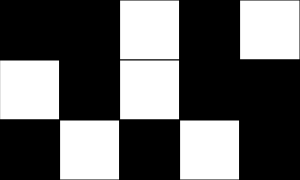
Frame 1 (no input)
Frame 60 (no input): identical to frame 1, image omitted
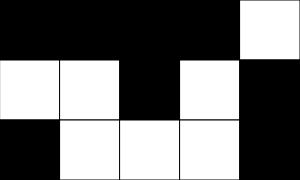
Frame 120 (the mouse pressed at the canvas centre since frame 60)

The p5.js sketch that drew these frames (run headless with seeded random() and noise() and a simulated clock; from frame 60 on, the mouse is pressed at the canvas centre):

// p5.js sketch
// ── sketch.js
// Puzzle Game
// Grace Li
// April 3rd
//
// 

let grid = 
[
 [0,   0, 255,  0, 255],
 [255, 0, 255, 0,   0],
 [0,   255, 0,   255,  0],
];

let squareSize = 60;
const NUM_ROWS = 3;
const NUM_COLS = 5;

function setup() {
  createCanvas(NUM_COLS * squareSize, NUM_ROWS * squareSize);
}

function draw() {
  background(220);
  renderGrid();

}

function renderGrid(){
  // interpret the information in the 2D array, and 
  // draw a grid of colors on the screen to reflect it

  for(let y = 0; y < NUM_ROWS; y++){
    for(let x = 0; x < NUM_COLS; x++){
      let fillColor = grid[y][x];
      fill(fillColor);
      square(x*squareSize, y*squareSize, squareSize);
    }
  }
}

function getCurrentY(){
  // determine current row of the mouse position
  let constrainedY = constrain(mouseY, 0, height-1);
  return floor(constrainedY / squareSize);

}

function getCurrentX(){
  // determine the current column of the mouse position
  let constrainedX = constrain(mouseX, 0, width-1);
  return floor(constrainedX / squareSize);
}

function mousePressed(){
  // flip current tile to a randim greyscale value 
  // only do something if mouseX/ mouseY are on the canvas. 

  let x = getCurrentX();
  let y = getCurrentY();

  //always: flip the current tile
  if(mouseButton === LEFT && keyIsDown(SHIFT)){
    flip(x,y);
  }
  else{
    flip(x,y);
    // sometimes: depending on position, flip the neighbours
    if(y > 0){
      flip(x, y-1);
    }
    if(x > 0){
      flip(x - 1, y);
    }
    if(x < NUM_COLS - 1){
      flip(x + 1, y);
    }
    if(y < NUM_ROWS - 1){
      flip(x, y+1);
    }
  }

  let successList = [];

  for(let y = 0; y < NUM_ROWS; y++){
    for(let x = 0; x < NUM_COLS; x++){
      if(grid[y][x] === 255){
        successList.push('white');
      }
      if(grid[y][x] === 0){
        successList.push('black');
      }
    }
  }
  print(successList);
}

function ifIdentical(successList){
  for(let i = 0; i < successList.length; i++){
    if(successList[i] === successList[i + 1]){
      return true;
    }
    else{
      return false;
    }
  }

}

function flip(x,y){
  // take a tile and invert it's value 
  if(grid[y][x] === 0){
    grid[y][x] = 255;
  }
  else{
    grid[y][x] = 0;
  }
}
